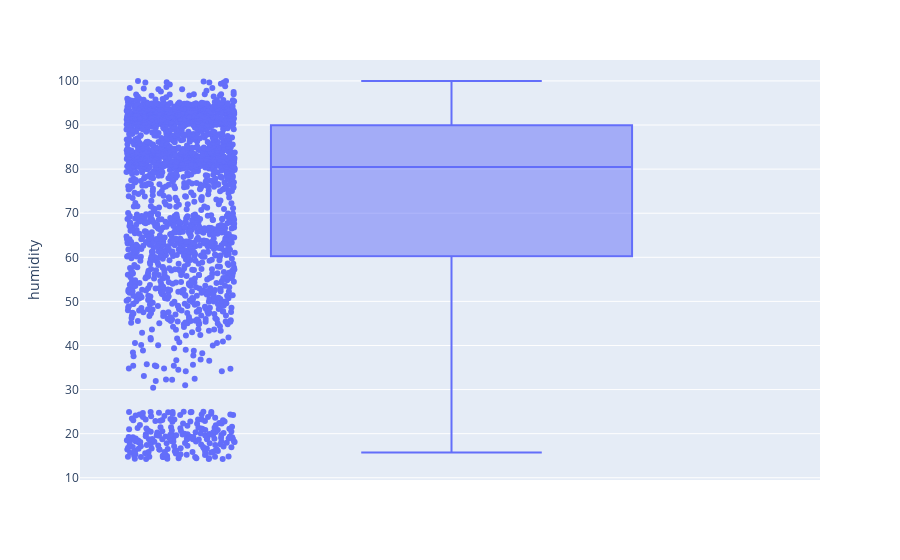

Notebook code for this chart:
### Code cell
fig = px.box(data , y="humidity",points="all")
fig.show()

### Figure 1 — Plotly figure (JSON) as saved in the notebook; plotly's stock layout.template omitted (floating-point values rounded to 4 significant figures; data arrays with more than 128 entries replaced by an {"elided": "..."} marker saying what was removed)
{"data": [{"alignmentgroup": "True", "boxpoints": "all", "hovertemplate": "humidity=%{y}<extra></extra>", "legendgroup": "", "marker": {"color": "#636efa"}, "name": "", "notched": false, "offsetgroup": "", "orientation": "v", "showlegend": false, "type": "box", "x0": " ", "xaxis": "x", "y": {"elided": "2200 float values"}, "y0": " ", "yaxis": "y"}], "layout": {"autosize": true, "boxmode": "group", "legend": {"tracegroupgap": 0}, "margin": {"t": 60}, "xaxis": {"anchor": "y", "autorange": true, "domain": [0, 1], "range": [-0.5032, 0.5], "type": "category"}, "yaxis": {"anchor": "x", "autorange": true, "domain": [0, 1], "range": [9.496, 104.7], "title": {"text": "humidity"}, "type": "linear"}}}
